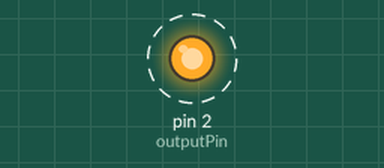
The sketch below on a simulated Arduino Uno, built with avr-gcc and run on an emulated ATmega328P. On the bench: output pins drawn as LEDs (lit = HIGH). Dashed ring = blinking.

Above: at 0.5 s.
Timing chart, 0 to 4.6 s (numbered marks = the images above):
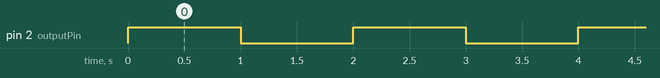

The sketch:

digital_output.ino
```cpp
#define outputPin 2

void setup() {
  pinMode(outputPin, OUTPUT);

  digitalWrite(outputPin, LOW);
}

void loop() {
  digitalWrite(outputPin, HIGH);
  delay(1000);
  digitalWrite(outputPin, LOW);
  delay(1000);
}
```

Measured:
- by itself, pin 2 (outputPin): alternates HIGH for 1.0 s and LOW for 1.0 s
